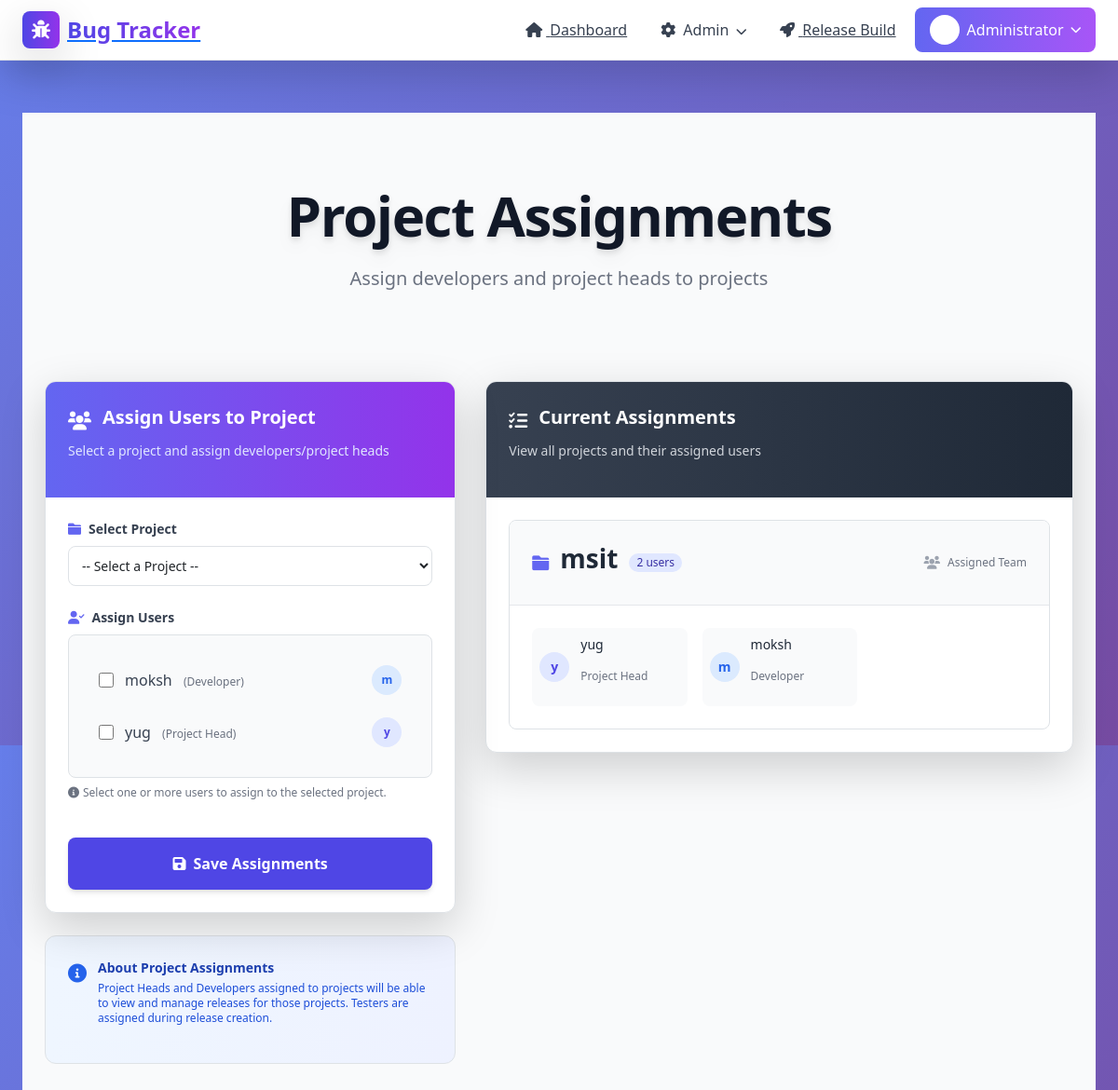
/manage_project_assignments (signed in), run on the app's committed database.
### app/models.py (models this page shows, shortened)
class User(db.Model):
    __tablename__ = 'user'
    id = db.Column(db.Integer, primary_key=True)
    username = db.Column(db.String(20), unique=True, nullable=False)
    password_hash = db.Column(db.String(60), nullable=False)
    name = db.Column(db.String(100), nullable=False)
    role_id = db.Column(db.Integer, db.ForeignKey('role.id'), nullable=False)
    role = relationship('Role', back_populates='users')
    assigned_bugs = relationship('Bug', back_populates='assignee', foreign_keys='Bug.assigned_to_id')
    reported_bugs = relationship('Bug', back_populates='reporter', foreign_keys='Bug.reporter_id')
    projects = relationship(
        'Project',
        secondary=user_project_assignment,
        back_populates='users'
    )
    assigned_releases = relationship(
        'Release',
        secondary=release_testers,
        back_populates='assigned_users'
    )

class Role(db.Model):
    __tablename__ = 'role'
    id = db.Column(db.Integer, primary_key=True)
    name = db.Column(db.String(50), unique=True, nullable=False)
    hierarchy_level = db.Column(db.Integer, nullable=True)
    description = db.Column(db.String(200))
    users = relationship('User', back_populates='role')

class Project(db.Model):
    __tablename__ = 'project'
    id = db.Column(db.Integer, primary_key=True)
    name = db.Column(db.String(100), unique=True, nullable=False)
    description = db.Column(db.Text)
    bugs = relationship('Bug', back_populates='project', cascade='all, delete-orphan')
    modules = relationship('Module', back_populates='project', cascade='all, delete-orphan')
    releases = relationship('Release', back_populates='project', cascade='all, delete-orphan')
    users = relationship(
        'User',
        secondary=user_project_assignment,
        back_populates='projects'
    )

### app/routes.py (the view, shortened to what this page needs)
@main.route('/manage_project_assignments', methods=['GET', 'POST'])
@login_required
@permission_required(allowed_roles=['Admin'])
def manage_project_assignments():
    user = g.user
    projects = Project.query.order_by(Project.name).all()
    devs_and_pms = User.query.join(Role).filter(Role.name.in_(['Project Head', 'Developer'])).order_by(User.name).all()
    assigned_projects = Project.query.options(
        joinedload(Project.users).joinedload(User.role)
    ).order_by(Project.name).all()
    return render_template('manage_project_assignments.html',
                           user=user,
                           projects=projects,
                           devs_and_pms=devs_and_pms,
                           assigned_projects=assigned_projects)

### app/routes.py (called while the page is built)
@main.before_request
def load_current_user():
    user_id = session.get('user_id')
    g.user = User.query.get(user_id) if user_id else None

def login_required(f):
    @wraps(f)
    def decorated_function(*args, **kwargs):
        if 'user_id' not in session:
            flash('Please log in to access this page.', 'info')
            return redirect(url_for('main.login'))
        return f(*args, **kwargs)
    return decorated_function

def permission_required(allowed_roles):
    def decorator(f):
        @wraps(f)
        def decorated_function(*args, **kwargs):
            user = User.query.get(session.get('user_id'))
            if user and user.role.name in allowed_roles:
                return f(*args, **kwargs)
            else:
                flash("You do not have permission to view this page.", 'danger')
                return redirect(url_for('main.dashboard'))
        return decorated_function
    return decorator

### app/templates/manage_project_assignments.html (shortened to what this page needs)
{% extends "base.html" %}
{% block content %}
<script src="https://cdn.tailwindcss.com"></script>
<link href="https://cdn.jsdelivr.net/npm/bootstrap@5.3.0/dist/css/bootstrap.min.css" rel="stylesheet">
<div class="min-h-screen bg-gray-50 px-4 py-12">
  <div class="max-w-7xl mx-auto space-y-12">
    <header class="flex flex-col items-center py-8 gap-3">
      <h1 class="text-6xl font-extrabold text-gray-900 tracking-tight drop-shadow-lg">Project Assignments</h1>
      <p class="text-xl text-gray-500 font-medium">Assign developers and project heads to projects</p>
    </header>
    <div class="grid grid-cols-1 lg:grid-cols-12 gap-8">
      <div class="lg:col-span-5">
        <div class="bg-white rounded-xl shadow-lg border border-gray-100 overflow-hidden sticky top-4">
          <div class="p-4 bg-gradient-to-r from-indigo-500 to-purple-600">
            <div class="flex items-center">
              <i class="fas fa-users text-white text-xl mr-3"></i>
              <h2 class="text-xl font-bold text-white">Assign Users to Project</h2>
            </div>
            <p class="text-indigo-100 text-sm mt-1">Select a project and assign developers/project heads</p>
          </div>
          <div class="p-6">
            <form action="{{ url_for('main.manage_project_assignments') }}" method="POST" class="space-y-6">
              <div>
                <label for="project_id" class="block text-sm font-semibold text-gray-700 mb-2">
                  <i class="fas fa-folder text-indigo-500 mr-2"></i>Select Project
                </label>
                <select name="project_id" id="project_id" required
                  class="w-full rounded-lg border border-gray-300 p-2.5 text-sm focus:ring-indigo-500 focus:border-indigo-500 transition duration-150 bg-white">
                  <option value="">-- Select a Project --</option>
                </select>
              </div>
              <div>
                <label class="block text-sm font-semibold text-gray-700 mb-2">
                  <i class="fas fa-user-check text-indigo-500 mr-2"></i>Assign Users
                </label>
                <div class="bg-gray-50 rounded-lg border border-gray-200 p-4 max-h-80 overflow-y-auto">
                  {% if devs_and_pms %}
                    <div class="space-y-2">
                      {% for dev in devs_and_pms %}
                        <label class="flex items-center p-2 hover:bg-gray-100 rounded-lg transition duration-150 cursor-pointer">
                          <input type="checkbox" name="user_ids" value="{{ dev.id }}"
                                 class="rounded border-gray-300 text-indigo-600 focus:ring-indigo-500 h-4 w-4 mr-3">
                          <div class="flex-1">
                            <span class="text-gray-700 font-medium">{{ dev.name }}</span>
                            <span class="text-xs text-gray-500 ml-2">({{ dev.role.name }})</span>
                          </div>
                          <div class="w-8 h-8 rounded-full
                            {% if dev.role.name == 'Project Head' %}bg-indigo-100 text-indigo-600
                            {% else %}bg-blue-100 text-blue-600{% endif %}
                            flex items-center justify-center text-xs font-bold">
                            {{ dev.name[:1] }}
                          </div>
                        </label>
                      {% endfor %}
                    </div>
                  {% else %}
                    <div class="text-center py-8">
                      <i class="fas fa-user-slash text-gray-300 text-4xl mb-2"></i>
                      <p class="text-gray-500">No developers or project heads available.</p>
                    </div>
                  {% endif %}
                </div>
                <p class="text-xs text-gray-500 mt-2">
                  <i class="fas fa-info-circle mr-1"></i>Select one or more users to assign to the selected project.
                </p>
              </div>
              <button type="submit"
                class="w-full py-3 rounded-lg bg-indigo-600 text-white font-semibold hover:bg-indigo-700 transition duration-150 shadow-md">
                <i class="fas fa-save mr-2"></i>Save Assignments
              </button>
            </form>
          </div>
        </div>
        <div class="mt-6 bg-gradient-to-r from-blue-50 to-indigo-50 rounded-xl p-4 border border-blue-200">
          <div class="flex items-start">
            <i class="fas fa-info-circle text-blue-600 text-xl mr-3 mt-0.5"></i>
            <div>
              <h4 class="text-sm font-bold text-blue-800 mb-1">About Project Assignments</h4>
              <p class="text-xs text-blue-700">Project Heads and Developers assigned to projects will be able to view and manage releases for those projects. Testers are assigned during release creation.</p>
            </div>
          </div>
        </div>
      </div>
      <div class="lg:col-span-7">
        <div class="bg-white rounded-xl shadow-lg border border-gray-100 overflow-hidden">
          <div class="p-4 bg-gradient-to-r from-gray-700 to-gray-800">
            <div class="flex items-center">
              <i class="fas fa-list-check text-white text-xl mr-3"></i>
              <h2 class="text-xl font-bold text-white">Current Assignments</h2>
            </div>
            <p class="text-gray-300 text-sm mt-1">View all projects and their assigned users</p>
          </div>
          <div class="p-6">
            {% if assigned_projects %}
              <div class="space-y-4">
                {% for project in assigned_projects %}
                <div class="border border-gray-200 rounded-lg overflow-hidden hover:shadow-md transition duration-150">
                  <div class="bg-gray-50 p-4 border-b border-gray-200">
                    <div class="flex items-center justify-between">
                      <div class="flex items-center space-x-3">
                        <i class="fas fa-folder text-indigo-500 text-lg"></i>
                        <h3 class="font-bold text-gray-800">{{ project.name }}</h3>
                        <span class="bg-indigo-100 text-indigo-800 text-xs font-medium px-2 py-0.5 rounded-full">
                          {{ project.users|length }} user{% if project.users|length != 1 %}s{% endif %}
                        </span>
                      </div>
                      <div class="flex items-center space-x-2">
                        <i class="fas fa-users text-gray-400 text-sm"></i>
                        <span class="text-xs text-gray-500">Assigned Team</span>
                      </div>
                    </div>
                  </div>
                  <div class="p-4">
                    {% if project.users %}
                      <div class="grid grid-cols-2 md:grid-cols-3 gap-3">
                        {% for user in project.users %}
                        <div class="flex items-center space-x-3 p-2 bg-gray-50 rounded-lg hover:bg-gray-100 transition">
                          <div class="w-8 h-8 rounded-full
                            {% if user.role.name == 'Project Head' %}bg-indigo-100 text-indigo-600
                            {% elif user.role.name == 'Developer' %}bg-blue-100 text-blue-600
                            {% else %}bg-gray-100 text-gray-600{% endif %}
                            flex items-center justify-center text-sm font-bold">
                            {{ user.name[:1] }}
                          </div>
                          <div class="flex-1">
                            <p class="text-sm font-medium text-gray-800">{{ user.name }}</p>
                            <p class="text-xs text-gray-500">{{ user.role.name }}</p>
                          </div>
                        </div>
                        {% endfor %}
                      </div>
                    {% else %}
                      <div class="text-center py-6">
                        <i class="fas fa-user-plus text-gray-300 text-3xl mb-2"></i>
                        <p class="text-gray-500 text-sm">No users assigned to this project yet.</p>
                      </div>
                    {% endif %}
                  </div>
                </div>
                {% endfor %}
              </div>
            {% endif %}
          </div>
        </div>
      </div>
    </div>
  </div>
</div>
{% endblock %}

### app/templates/base.html (shortened to what this page needs)
<!DOCTYPE html>
<html lang="en">
<head>
    <script src="https://cdn.tailwindcss.com"></script>
    <link rel="stylesheet" href="https://cdnjs.cloudflare.com/ajax/libs/font-awesome/6.0.0-beta3/css/all.min.css">
    <link href="https://cdn.jsdelivr.net/npm/bootstrap@5.3.0/dist/css/bootstrap.min.css" rel="stylesheet">
</head>
<body class="bg-gray-50 flex flex-col min-h-screen">
    <nav class="bg-white shadow-lg sticky top-0 z-50 border-b border-gray-200">
        <div class="max-w-7xl mx-auto px-4 sm:px-6 lg:px-8">
            <div class="flex justify-between h-16">
                <div class="flex items-center">
                    <a href="{{ url_for('main.dashboard') }}" class="flex items-center space-x-2 group">
                        <div class="w-10 h-10 bg-gradient-to-r from-indigo-600 to-purple-600 rounded-lg flex items-center justify-center shadow-lg group-hover:scale-105 transition-transform">
                            <i class="fas fa-bug text-white text-xl"></i>
                        </div>
                        <span class="text-2xl font-bold bg-gradient-to-r from-indigo-600 to-purple-600 bg-clip-text text-transparent">
                        </span>
                    </a>
                </div>
                <div class="hidden md:flex items-center space-x-1">
                    {% if g.user %}
                        <a href="{{ url_for('main.dashboard') }}" class="px-3 py-2 rounded-lg text-gray-700 hover:bg-indigo-50 hover:text-indigo-600 transition-all duration-200 font-medium">
                            <i class="fas fa-home mr-1"></i> Dashboard
                        </a>
                        {% if g.user.role.name == 'Admin' %}
                            <div class="relative group">
                                <button class="px-3 py-2 rounded-lg text-gray-700 hover:bg-indigo-50 hover:text-indigo-600 transition-all duration-200 font-medium">
                                    <i class="fas fa-cog mr-1"></i> Admin
                                    <i class="fas fa-chevron-down ml-1 text-xs"></i>
                                </button>
                            </div>
                        {% endif %}
                        {% if g.user.role.name in ['Admin', 'Project Head', 'Developer'] %}
                            <a href="{{ url_for('main.release_build') }}" class="px-3 py-2 rounded-lg text-gray-700 hover:bg-indigo-50 hover:text-indigo-600 transition-all duration-200 font-medium">
                                <i class="fas fa-rocket mr-1"></i> Release Build
                            </a>
                        {% endif %}
                        <div class="relative group ml-2">
                            <button class="flex items-center space-x-2 px-3 py-2 rounded-lg bg-gradient-to-r from-indigo-500 to-purple-500 text-white hover:shadow-lg transition-all duration-200">
                                <div class="w-8 h-8 rounded-full bg-white bg-opacity-20 flex items-center justify-center">
                                    <i class="fas fa-user text-sm"></i>
                                </div>
                                <span class="font-medium">{{ g.user.name }}</span>
                                <i class="fas fa-chevron-down text-xs"></i>
                            </button>
                        </div>
                    {% endif %}
                </div>
            </div>
        </div>
    </nav>
    <main class="flex-grow py-8">
        <div class="max-w-7xl mx-auto px-4 sm:px-6 lg:px-8">
            {% block content %}{% endblock %}
        </div>
    </main>
</body>
</html>

### app/templates/base.html (style rules this page uses)
* { margin: 0; padding: 0; box-sizing: border-box; }
body { font-family: 'Inter', -apple-system, BlinkMacSystemFont, sans-serif; background: linear-gradient(135deg, #667eea 0%, #764ba2 100%); min-height: 100vh; display: flex; flex-direction: column; }

### app/templates/manage_project_assignments.html (style rules this page uses)
input[type="checkbox"] { cursor: pointer; }

### data on the page
User: user.name "Administrator"
User: name "moksh", role.name "Developer", name "m"
User: name "yug", role.name "Project Head", name "y"
Project: name "msit", users|length "2"
